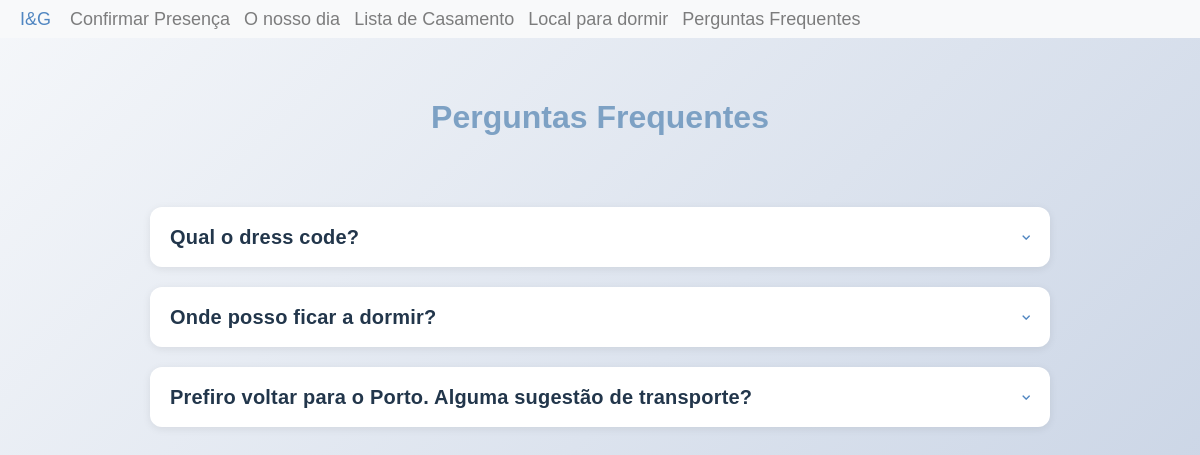
The app's page /faqs with its own data.
### inesegoncalo/models/faqs.py (models this page shows, shortened)
class FAQ(db.Model ,model.Model,model.Base):
    __tablename__ = 'faq'
    __table_args__ = {'extend_existing': True}
    id = Column(Integer, primary_key=True)
    question = Column(Text)
    answer = Column(Text)

### inesegoncalo/modules/main.py (the view)
@bp.route('/faqs', methods=('GET', 'POST'))
def faqs():
    q_and_as = FAQ.query.all()
    return render_template('main/faqs.html',q_and_as=q_and_as)

### inesegoncalo/templates/main/faqs.html (shortened to what this page needs)
{% extends 'layout.html' %}
{% import 'macros/q_and_a.html' as q_and_a_block %}
{% block content %}
<link href="{{ url_for('static', filename='style/base.css')}}" rel="stylesheet">
<div class="faqs-page-container">
    <div class="faqs-header">
        <h1 class="lista-casamento-title">Perguntas Frequentes</h1>
    </div>
    <div class="faqs-content">
        <div class="accordion-container" id="faqAccordion">
            {% if q_and_as %}
                {% for q_and_a in q_and_as %}
                {{ q_and_a_block.q_and_a_card(q_and_a, loop.index) }}
                {% endfor %}
            {% else %}
                <div class="no-faqs-message">
                    <i class="fas fa-info-circle"></i>
                    <p>Não há perguntas frequentes disponíveis no momento.</p>
                </div>
            {% endif %}
        </div>
    </div>
</div>
{% endblock %}

### inesegoncalo/templates/macros/q_and_a.html (shortened to what this page needs)
{% macro q_and_a_card(q_and_a, index) %}
<div class="faq-card">
    <div class="faq-question" id="heading{{index}}">
        <button class="faq-btn" type="button" data-toggle="collapse" data-target="#collapse{{index}}"
                aria-expanded="false" aria-controls="collapse{{index}}">
            <span class="faq-question-text">
                {% if q_and_a.question %}{{ q_and_a.question }}{% else %}{{ q_and_a['question'] }}{% endif %}
            </span>
            <i class="fas fa-chevron-down faq-icon"></i>
        </button>
    </div>
</div>
{% endmacro %}

### inesegoncalo/static/style/main.css (style rules this page uses)
html { font-size: 10px; }
html, body { height: 100%; }
body { background: #ffffff; font-family: 'Metropolis', sans-serif; font-size: 1.8rem; font-style: normal; font-weight: normal; line-height: 1.778; color: #000000; margin: 0; padding: 0; position: relative; }
h1, h2, h3, h4, h5, h6, .h1, .h2, .h3, .h4, .h5, .h6 { font-family: 'Metropolis', sans-serif ; font-weight: 700; font-style: normal; color: #000000; font-variant-ligatures: common-ligatures; text-rendering: optimizeLegibility; }
h1, .h1, h2, .h2, h3, .h3, h4, .h4 { margin-top: 6rem; margin-bottom: 1.6rem; }
h1, .h1 { font-size: 3.6rem; line-height: 1.222; }
em, i, strong, b { font-size: inherit; line-height: inherit; }
em, i { font-family: 'Metropolis', sans-serif ; font-style: italic; }
button, .btn { margin-bottom: 1.6rem; }
::placeholder { color: #8c8c8c; }
.btn, button, input[type="submit"], input[type="reset"], input[type="button"] { display: inline-block; font-family: 'Metropolis', sans-serif ; font-weight: 700; font-size: 1.1rem; text-transform: uppercase; letter-spacing: .6rem; height: 6rem; line-height: 5.6rem; padding: 0 3.2rem; margin: 0 .4rem 1.6rem 0; color: #ffffff; text-decoration: none; text-align: center; white-space: nowrap; cursor: pointer; transition: all .3s ease-in-out; -webkit-font-smoothing: antialiased; -moz-osx-font-smoothing: grayscale; border-radius: 4px; background-color: #272727; border: 0.2rem solid #272727; }

### inesegoncalo/static/style/card.css (style rules this page uses)
body { background-color: #f8f9fa!important }

### inesegoncalo/static/style/lista_casamento.css (style rules this page uses)
.lista-casamento-title { font-size: 3.2rem; color: #7da1C4; margin-bottom: 2rem; font-weight: 600; }

### inesegoncalo/static/style/base.css (style rules this page uses)
html { line-height: 1.15; -webkit-text-size-adjust: 100%; }
body { margin: 0; }
h1 { font-size: 2em; margin: 0.67em 0; }
button, input, optgroup, select, textarea { font-family: inherit; font-size: 100%; line-height: 1.15; margin: 0; }
button, input { overflow: visible; }
button, select { text-transform: none; }
button, [type="button"], [type="reset"], [type="submit"] { -webkit-appearance: button; }
html { font-size: 62.5%; box-sizing: border-box; }
*, *::before, *::after { box-sizing: inherit; }
body { font-weight: normal; line-height: 1; word-wrap: break-word; -moz-font-smoothing: grayscale; -moz-osx-font-smoothing: grayscale; -webkit-font-smoothing: antialiased; -webkit-overflow-scrolling: touch; -webkit-text-size-adjust: none; }
div, dl, dt, dd, ul, ol, li, h1, h2, h3, h4, h5, h6, pre, form, p, blockquote, th, td { margin: 0; padding: 0; }
em, i { font-style: italic; line-height: inherit; }
.faqs-page-container { min-height: 100vh; padding: 4rem 2rem; background: linear-gradient(135deg, #f5f7fa 0%, #c3cfe2 100%); background-attachment: fixed; }
.faqs-header { text-align: center; margin-bottom: 3rem; padding: 2rem 0; }
.faqs-content { max-width: 900px; margin: 0 auto; }
.accordion-container { display: flex; flex-direction: column; gap: 1rem; }

### inesegoncalo/templates/macros/q_and_a.html (style rules this page uses)
.faq-card { background: white; border-radius: 12px; box-shadow: 0 2px 8px rgba(0,0,0,0.08); overflow: hidden; transition: all 0.3s ease; margin-bottom: 1rem; }
.faq-question { padding: 0; }
.faq-btn { width: 100%; padding: 1.5rem 2rem; background: transparent; border: none; text-align: left; cursor: pointer; display: flex; justify-content: space-between; align-items: center; transition: all 0.3s ease; color: #22364b; font-size: 1.1rem; font-weight: 600; letter-spacing: 0; }
.faq-question-text { flex: 1; padding-right: 1rem; line-height: 1.5; letter-spacing: 0.01em; font-size: 2rem; white-space: nowrap; overflow: hidden; text-overflow: ellipsis; }
.faq-icon { transition: transform 0.3s ease; color: #5086c1; font-size: 0.9rem; }

### inesegoncalo/templates/main/faqs.html (style rules this page uses)
body { background: #e8f0f8 !important; min-height: 100vh; }

### records on screen
FAQ: question "Qual o dress code?"
FAQ: question "Onde posso ficar a dormir?"
FAQ: question "Prefiro voltar para o Porto. Alguma sugestão de transporte?"
